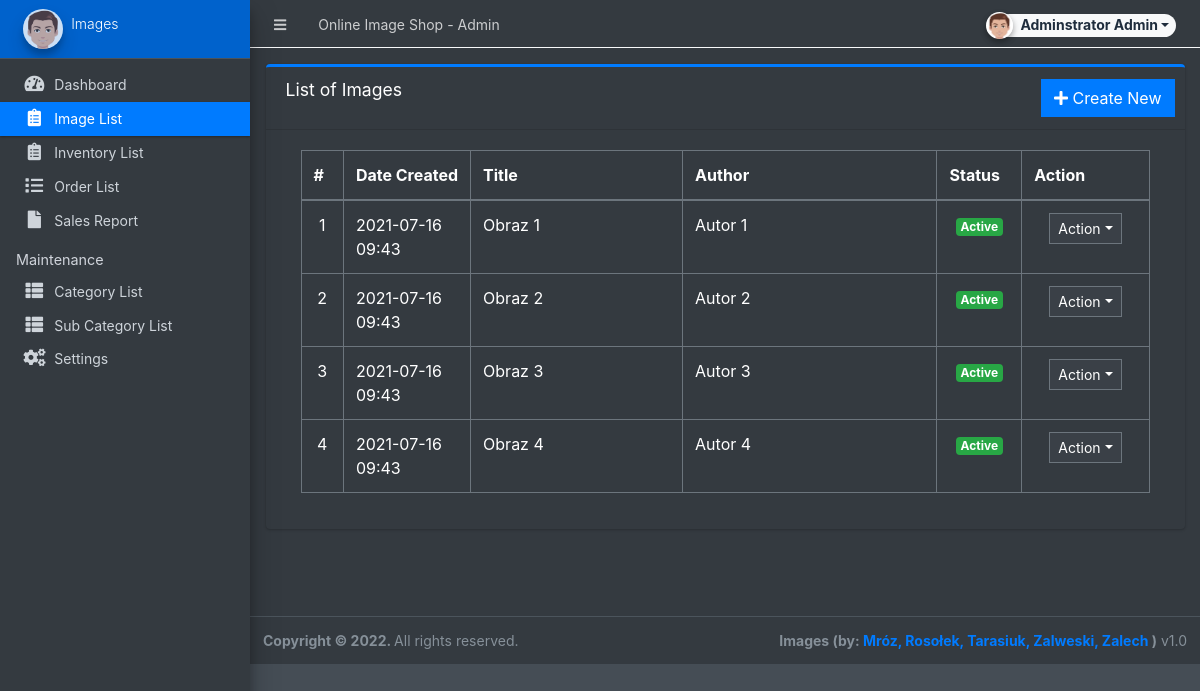
Before: /admin/?page=product (signed in) with the older database file.
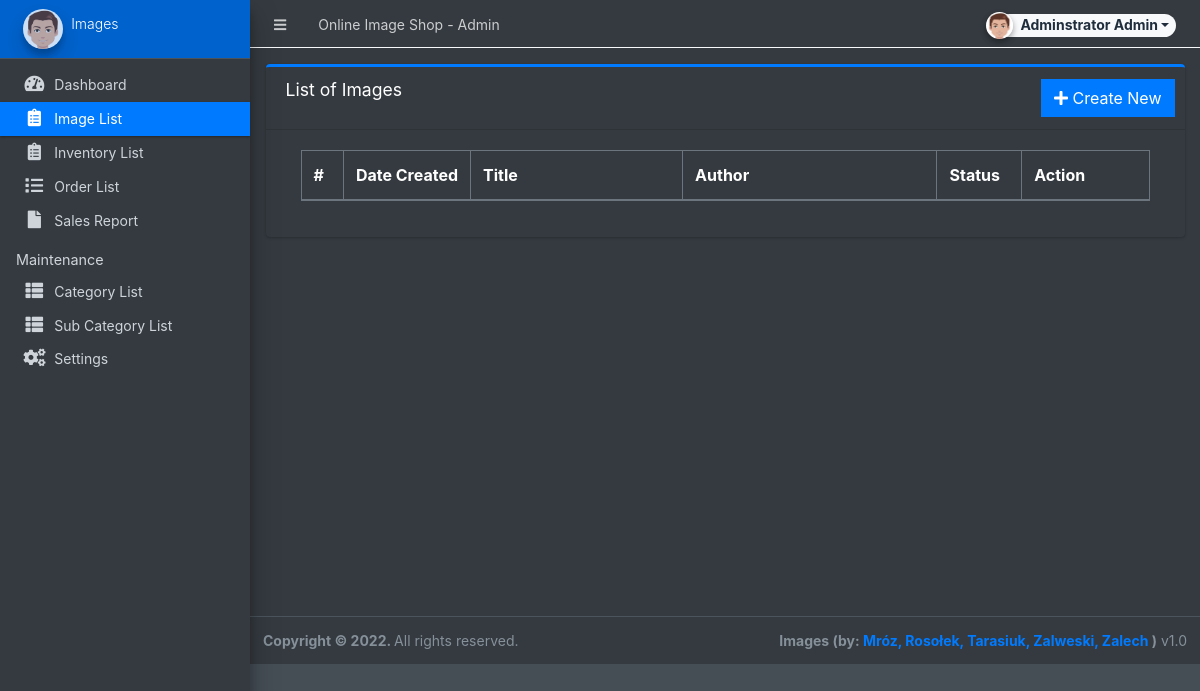
After: the same page with the newer database file.
### tables this page shows
CREATE TABLE `products` (
  `id` int(30) NOT NULL,
  `category_id` int(30) NOT NULL,
  `sub_category_id` int(30) NOT NULL,
  `status` tinyint(1) NOT NULL DEFAULT 1,
  `date_created` datetime NOT NULL DEFAULT current_timestamp(),
  `title` varchar(250) NOT NULL,
  `author` text NOT NULL,
  `description` text NOT NULL
);

### admin/product/index.php (the view, shortened to what this page needs)
<div class="card card-outline card-primary">
	<div class="card-header">
		<h3 class="card-title">List of Images</h3>
		<div class="card-tools">
			<a href="?page=product/manage_product" class="btn btn-flat btn-primary"><span class="fas fa-plus"></span> Create New</a>
		</div>
	</div>
	<div class="card-body">
		<div class="container-fluid">
			<div class="container-fluid">
				<table class="table table-bordered table-stripped">
					<colgroup>
						<col width="5%">
						<col width="15%">
						<col width="25%">
						<col width="30%">
						<col width="10%">
						<col width="15%">
					</colgroup>
					<thead>
						<tr>
							<th>#</th>
							<th>Date Created</th>
							<th>Title</th>
							<th>Author</th>
							<th>Status</th>
							<th>Action</th>
						</tr>
					</thead>
					<tbody>
						<?php
						$i = 1;
						$qry = $conn->query("SELECT * from `products` order by unix_timestamp(date_created) desc ");
						while ($row = $qry->fetch_assoc()) :
							foreach ($row as $k => $v) {
								$row[$k] = trim(stripslashes($v));
							}
							$row['description'] = strip_tags(stripslashes(html_entity_decode($row['description'])));
						?>
							<tr>
								<td class="text-center"><?php echo $i++; ?></td>
								<td><?php echo date("Y-m-d H:i", strtotime($row['date_created'])) ?></td>
								<td><?php echo $row['title'] ?></td>
								<td>
									<p class="m-0"><?php echo $row['author'] ?></p>
								</td>
								<td class="text-center">
									<?php if ($row['status'] == 1) : ?>
										<span class="badge badge-success">Active</span>
									<?php else : ?>
										<span class="badge badge-danger">Inactive</span>
									<?php endif; ?>
								</td>
								<td align="center">
									<button type="button" class="btn btn-flat btn-default btn-sm dropdown-toggle dropdown-icon" data-toggle="dropdown">
										Action
									</button>
								</td>
							</tr>
						<?php endwhile; ?>
					</tbody>
				</table>
			</div>
		</div>
	</div>
</div>

Changed rows visible on the page:
removed products: date_created "2021-07-16 09:43", title "Obraz 1", author "Autor 1", status "Active"
removed products: date_created "2021-07-16 09:43", title "Obraz 2", author "Autor 2", status "Active"
removed products: date_created "2021-07-16 09:43", title "Obraz 3", author "Autor 3", status "Active"
removed products: date_created "2021-07-16 09:43", title "Obraz 4", author "Autor 4", status "Active"
